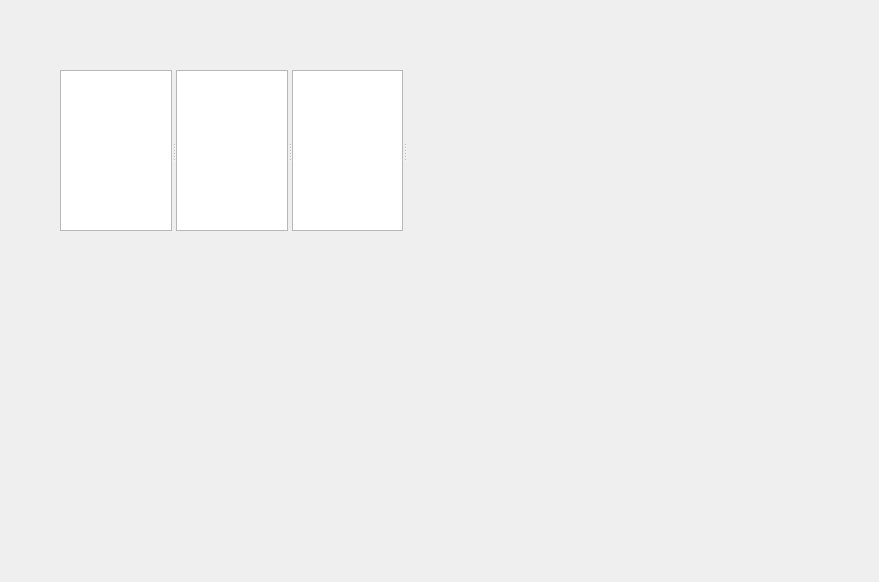
<?xml version="1.0" encoding="UTF-8"?>
<ui version="4.0">
 <class>recv_area</class>
 <widget class="QWidget" name="recv_area">
  <property name="geometry">
   <rect>
    <x>0</x>
    <y>0</y>
    <width>879</width>
    <height>582</height>
   </rect>
  </property>
  <property name="windowTitle">
   <string>Form</string>
  </property>
  <widget class="QWidget" name="gridLayoutWidget">
   <property name="geometry">
    <rect>
     <x>60</x>
     <y>70</y>
     <width>391</width>
     <height>161</height>
    </rect>
   </property>
   <layout class="QGridLayout" name="gridLayout">
    <item row="0" column="0">
     <widget class="QSplitter" name="splitter">
      <property name="orientation">
       <enum>Qt::Horizontal</enum>
      </property>
      <widget class="QTextBrowser" name="textBrowser"/>
      <widget class="QTextBrowser" name="textBrowser_2"/>
      <widget class="QTableView" name="tableView"/>
      <widget class="QWidget" name="widget" native="true"/>
     </widget>
    </item>
   </layout>
  </widget>
 </widget>
 <resources/>
 <connections/>
</ui>
